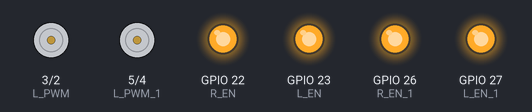
A sketch run on a simulated ESP32. On the bench: motor-driver pin pairs drawn as motors (green arrow = first pin HIGH = forward, orange = second pin HIGH = backward, longer = more drive), output pins drawn as LEDs (lit = HIGH).

Above: at 0.1 s.
At 6.1 s:
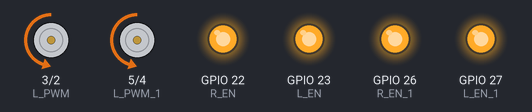
At 12.6 s:
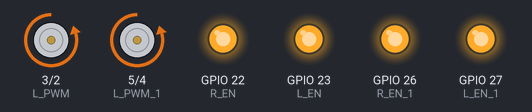
At 26.1 s:
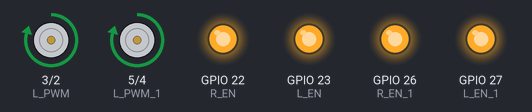
Timing chart, 0 to 40.0 s (numbered marks = the images above):
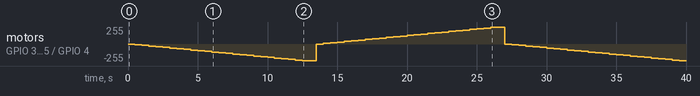

Measured:
- by itself, motor on GPIO 3 (L_PWM) / GPIO 2 (R_PWM), motor on GPIO 5 (L_PWM_1) / GPIO 4 (R_PWM_1): stopped → backward 10/255 at 0.50 s, → backward 20/255 0.50 s later, → backward 30/255 0.50 s later, → backward 40/255 0.50 s later, … (77 changes in this stretch)

The sketch:

May_2_2023_Wheel_Spin_Demo_arduino_Digital_inputs_copy.ino
```cpp
//This Arduino code is developed by I Lab
//Hit the SUBSCRIBE button for following our tutorial on arduino.
//You Tube Channel ID: https://www.youtube.com/c/IngenieroLab?sub_confirmation=1.
//Follow our facebook page: https://www.facebook.com/ingenierorobotico

//This program makes the motors spin forwards and backwards on loop.
//BTS7960 motor driver sketch
//Right Motor Driver
int R_EN = 22;
int R_PWM = 2;
int L_EN = 23;
int L_PWM = 3;

//Left Motor Driver
int R_EN_1 = 26;
int R_PWM_1 = 4;
int L_EN_1 = 27;
int L_PWM_1 = 5;

void setup() {
 pinMode(R_EN, OUTPUT);
 pinMode(R_PWM, OUTPUT);
 pinMode(L_EN, OUTPUT);
 pinMode(L_PWM, OUTPUT);
 digitalWrite(R_EN, HIGH);
 digitalWrite(L_EN, HIGH);

 pinMode(R_EN_1, OUTPUT);
 pinMode(R_PWM_1, OUTPUT);
 pinMode(L_EN_1, OUTPUT);
 pinMode(L_PWM_1, OUTPUT);
 digitalWrite(R_EN_1, HIGH);
 digitalWrite(L_EN_1, HIGH);
}

void loop() {
  int i;
  for(i = 0; i <= 255; i= i+10){ //clockwise rotation
   analogWrite(R_PWM, i);
   analogWrite(L_PWM, 0);
   analogWrite(R_PWM_1, i);
   analogWrite(L_PWM_1, 0);
   delay(500);
  }
  delay(500);
  for(i = 0; i <= 255; i= i+10){ //counter clockwise rotation
   analogWrite(R_PWM, 0);
   analogWrite(L_PWM, i);
   analogWrite(R_PWM_1, 0);
   analogWrite(L_PWM_1, i);
   delay(500);
  }
  delay(500);
}
```
